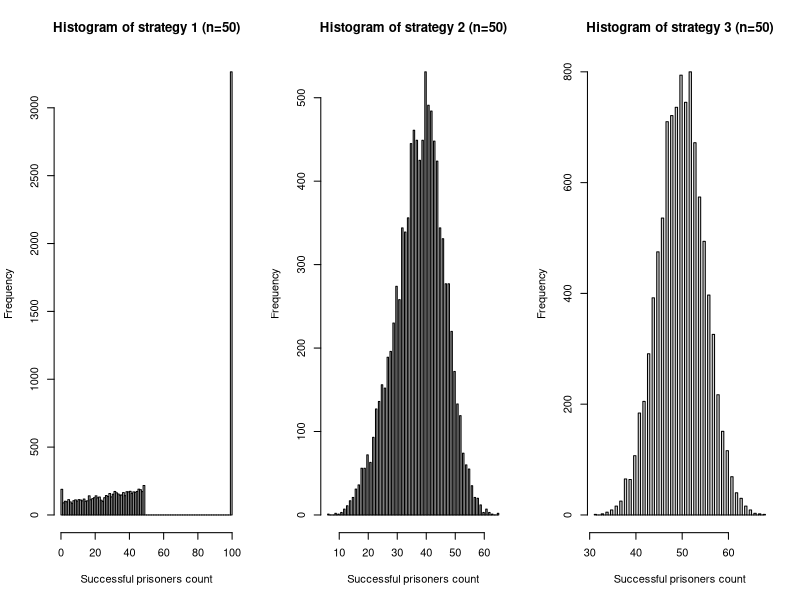
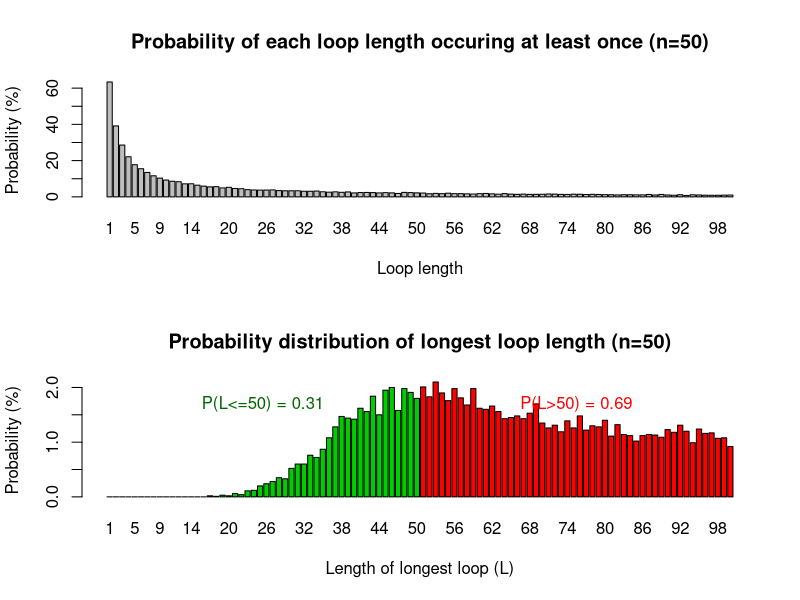

These figures' R source, in order:
# Statistical Programming Coursework 2

# Members and contributions ---------------------------------------------------------------
## 1. Stefi Tirkova : Q4, Q5, Q6
## 2. Passara Chanchotisatien: Q1, Q2, Q3

# CODE DESCRIPTION

# The purpose of this code is to stimulate the prisoner problem which is defined as follows (from coursework spec):
  # • 2n prisoners each have a unique prisoner number from 1 to 2n.
  # • The prison contains a room in which there are 2n boxes, each with a unique number from 1 to 2n painted
  # on its lid.
  # • 2n cards, each printed with a unique number from 1 to 2n, are randomly placed one in each box.
  # • The prisoners have the task of finding the card with their number on it by opening a maximum on n boxes.
  # • After each prisoner’s go, the room is returned exactly to its original state and the prisoner is not allowed to
  # communicate with prisoners yet to have their go.
  # • If all prisoners succeed in finding their number, then they all go free.

# This code calculates the probability of prisoners going free if they follow one of 3 possible strategies (from coursework spec):
  # Strategy 1: The prisoner starts at the box with their number on it, opens it and reads the number on the card: k, say. If k
  # is not their prisoner number, they go to box number k, open it and repeat the process until they have either
  # found the card with their number on it, or opened n boxes without finding it.
  # Strategy 2: As strategy 1, but starting from a randomly selected box.
  # Strategy 3: They open n boxes at random, checking each card for their number.


# Helper / Additional functions

is_successful <- function(n, pris_n, card_num, strategy) {
  if(strategy == 3) {
    if (pris_n %in% sample(card_num,n)){ return(1) } 
    else{ return(0)} 
  } 
  boxes_opened <- 0
  # intitialise the first box to open according to the strategy
  # I THINK THIS IS EASIER TO READ
  current_box_num <- if (strategy == 1) pris_n else if (strategy == 2) sample(as.integer(2*n), 1)
  # current_box_num <- c(pris_n, sample(as.integer(n+n), 1))[strategy]
  while(boxes_opened < n) {
    if(card_num[current_box_num] == pris_n) { return(1) }
    boxes_opened <- boxes_opened + 1
    current_box_num <- card_num[current_box_num]
  }
  return (0)  
}

# pone function

pone <- function(n, k, strategy, nreps) {
  success_count <- 0
  for(i in 1:nreps){
    success_count <- success_count + is_successful(n,k,sample(1:as.integer(n+n)), strategy)
  }
  return((success_count / nreps))
}

# pall function

pall <- function(n, strategy, nreps) {
  success_vec <- rep(0,nreps)
  two_n <- as.integer(n+n)
  for(i in 1:nreps){
    card_numbers <- sample(1:two_n)
    prisoners_success <- rep(1,two_n)
    for(prisoner_num in 1:two_n){ 
      prisoners_success[prisoner_num] <- is_successful(n, prisoner_num, card_numbers, strategy)
    }
    # calculate how many prisoners succeeded in current simulation by summing over their successes
    success_vec[i] <- sum(prisoners_success)
  }
  # p_success = (number of simulations all prisoners succeed)/(number of simulations) 
  probability_all_succeed <- (length(success_vec[success_vec == two_n])/nreps)
  return(list(probability_all_succeed, success_vec))
}


# Here, we estimate the individual and joint success probabilities for each strategy
# for when n = 5 and n = 50.

num_trials = 10000

# one prisoner succeeding in finding their number
print("Estimating the probability of a single prisoner succeeding:")
n = 5
print("n = 5")
cat("Strategy 1 resulted in probability of ", pone(n, 3, 1,num_trials), ".",sep="")
cat("Strategy 2 resulted in probability of ", pone(n, 3, 2,num_trials), ".",sep="")
cat("Strategy 3 resulted in probability of ", pone(n, 3, 3,num_trials), ".",sep="")

n = 50
cat("Strategy 1 resulted in probability of ", pone(n, 34, 1,num_trials), ".",sep="")
cat("Strategy 2 resulted in probability of ", pone(n, 34, 2,num_trials), ".",sep="")
cat("Strategy 3 resulted in probability of ", pone(n, 34, 3,num_trials), ".",sep="")


# all prisoners succeeding in finding their number
print("Estimating the probability of all prisoners succeeding:")
n = 5
cat("Strategy 1 resulted in probability of ", unlist(pall(n,1,num_trials)[1]), ".",sep="")
cat("Strategy 2 resulted in probability of ", unlist(pall(n,2,num_trials)[1]), ".",sep="")
cat("Strategy 3 resulted in probability of ", unlist(pall(n,3,num_trials)[1]), ".",sep="")

n = 50
# save results to plot later
strategy_1_all50 <- pall(n,1,num_trials)
strategy_2_all50 <- pall(n,2,num_trials)
strategy_3_all50 <- pall(n,3,num_trials)
cat("Strategy 1 resulted in probability of ", unlist(strategy_1_all50[1]), ".",sep="")
cat("Strategy 2 resulted in probability of ", unlist(strategy_2_all50[1]), ".",sep="")
cat("Strategy 3 resulted in probability of ", unlist(strategy_3_all50[1]), ".",sep="")


# In this section, we elaborate why the results are surprising.

## From running the simulations, we are able to see that one of the three strategies works
# surprisingly - strategy 1 which gives an approximate 31% chance of all
# prisoners succeeding in finding their numbers. 
# We found this surprising because we know that the probability of one prisoner succeeding is 0.5. 
# Say if n = 50, and if we were to think about this naively, to find the probability of all prisoners succeeding, 
# we would do the following calculation:
# P(success) = (0.5)^100 (where n = 50), 
# which would give us an extremely extremely low probability (almost zero). 
# That is why it is surprising to find out that there is a strategy that gives
# 31% chance of all prisoners succeeding. When we calculate the probability using the 3rd
# strategy, the probability of each prisoner succeeding is independent of each other. However,
# when we use Strategy 1, that is no longer the case.

# Below we can see the difference in probabilities and number of successful prisoners between 
# Strategy 1 and Strategy 3. We visualize the frequencies of each number of successful prisoners
# below for strategies 1, 2, and 3 in the form of histograms.

# PLEASE MAKE SURE TO OPEN PLOTS IN LARGE ENOUGH WINDOW IN ORDER TO SEE THEM PROPERLY
# NOTE: these figures might be overwritten by later figures, please rerun following 4 lines if you want to see the figures again
par(mfrow=c(1,3))
hist(unlist(strategy_1_all50[2]), breaks=100, xlab="Successful prisoners count", main = "Histogram of strategy 1 (n=50)")
hist(unlist(strategy_2_all50[2]), breaks=100, xlab="Successful prisoners count", main = "Histogram of strategy 2 (n=50)")
hist(unlist(strategy_3_all50[2]), breaks=100, xlab="Successful prisoners count", main = "Histogram of strategy 3 (n=50)")

# We see that in strategy 1, either all prisoners win together or the majority loses together.
# Whereas in strategy 3, it is half and half (mostly between 4-60 successful prisoners).




# HELPER FUNCTION

get_loop_len <- function(start_box, random_shuffle, boxes_is_visited){
  loop_len <- 1
  boxes_is_visited[start_box] <- 1
  current_box <- start_box
  while (random_shuffle[current_box] != start_box){
    current_box <- random_shuffle[current_box]
    loop_len <- loop_len + 1
    boxes_is_visited[current_box] <- 1
  }
  return (list(loop_len, boxes_is_visited))
  
}

dloop <- function(n, nreps){
  # vector to store the number of times a loop of some length (from 1 to 2n) has been seen  
  loop_len_counts <- rep(0,2*n)
  
  # run simulation nrep times and count length of loops
  for (i in 1:nreps){
    loop_len_occurs <- rep(0,2*n)
    # get a random suffling of cards from 1 to 2n 
    random_shuffle <- sample(1:(2*n))
    boxes_is_visited <- rep(0,2*n)
    start_box <- 1
    while (sum(boxes_is_visited) != 2*n){
      result <- get_loop_len(start_box, random_shuffle, boxes_is_visited)
      loop_len_occurs[unlist(result[1])] <-  1
      boxes_is_visited <- unlist(result[2])
      # choose a new start box by choosing the first non-visited box
      start_box <- which(boxes_is_visited == 0)[1]
    }
    loop_len_counts <- loop_len_counts + loop_len_occurs
  }
  
  # convert counts to probabilites
  probs <- loop_len_counts/nreps
  return (probs)
}

# Visualising probabilities for n=50
nreps = 10000
n = 50
probs <- dloop(n,nreps)

# PLEASE MAKE SURE TO OPEN PLOTS IN LARGE ENOUGH WINDOW IN ORDER TO SEE THEM PROPERLY
# NOTE: Following 2 figures overwrite previous ones, please rerun visualisation code if you want to see previous figures
par(mfrow=c(2,1))
barplot(probs*100, xlab="Loop length", ylab="Probability (%)", names.arg = c(1:100))
title("Probability of each loop length occuring at least once (n=50)")


# A group of 2n prisoners will succeed with strategy 1 iff the longest loop is at most n
# The code below computes the probability distribution of longest loops for n=50

longest_loop <- function(n, nreps){
  longest_count <- rep(0,2*n)
  for (i in (1:nreps)){
    at_least_once_probs <- dloop(n, 1)
    # find longest loop (take the index of the last non-zero position in the at_least_once_probs vector)
    x <- tail(which(at_least_once_probs!= 0), 1)
    longest_count[x] <- longest_count[x] + 1
  }
  # return vector of probabilities
  return (longest_count/nreps)
}

data_longest_loop <- longest_loop(50, 10000)

# probaility that longest loop is between 1 and 50 (aka. not longer than 50)
longest_50_prob <- sum(data_longest_loop[1:50])
cat("Probability that there is no loop longer than 50 is approximatelly ", longest_50_prob*100, "%.")
cat("This matches the result of our earlier simulation!")

# Visualising longest loop length probability distribution
# PLEASE MAKE SURE TO OPEN PLOTS IN LARGE ENOUGH WINDOW IN ORDER TO SEE THEM PROPERLY
# use different colours for values <=50 and >50
colours <- c(rep("green3",50), rep("red",50)) 
barplot(data_longest_loop*100, names.arg = c(1:100), col= colours, 
        xlab="Length of longest loop (L)", ylab="Probability (%)")
title("Probability distribution of longest loop length (n=50)")
text(x=30,y=1.7,labels="P(L<=50) = 0.31", col="darkgreen")
text(x=90,y=1.7,labels="P(L>50) = 0.69", col="red")
